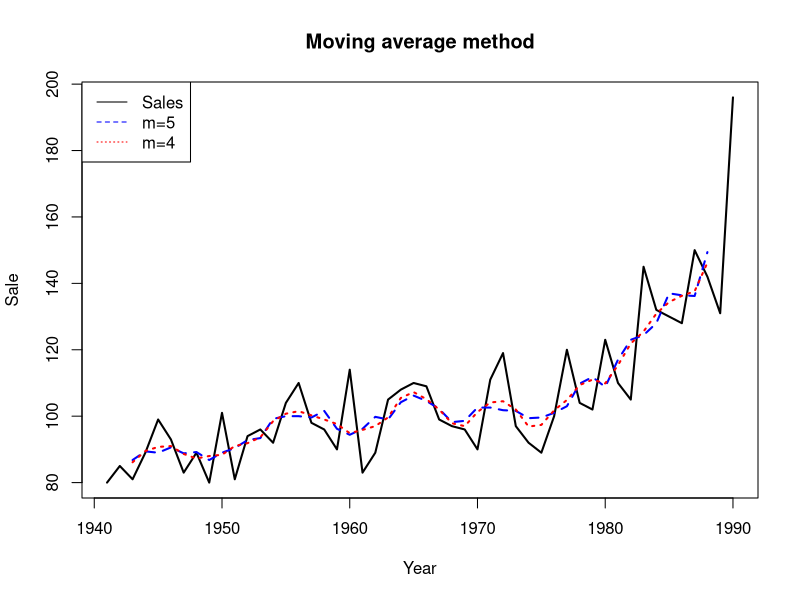

Source code (R):
#install.packages("zoo")
library(zoo)

#Assigning year data
Year<-1941:1990;Year


#Assigning sales data
Sales<-c(80,85,81,89,99,93,83,89,80,101,81,94,96,92,104, 
         + 110,98,96,90,114,83,89,105,108,110,109,99,97,96,90,111, 
         + 119,97,92,89,100,120,104,102,123,110,105,145,132,130,128, 
         + 150,142,131,196);Sales


length(Sales)

#Computing the moving averages of period 5
# using rollmean function

MovAvgO = rollmean(x=Sales, k=5) 

print(MovAvgO)

length(MovAvgO)


#Computing moving averages of period 4
MAvg_even<-rollmean(x=Sales, k=4);MAvg_even 

print(MAvg_even)

length(MAvg_even)

# Note: To compute the centered moving averages, we should use the 
#rollmean() function twice.

#Computing the centered moving averages
MovAvgE1= rollmean(x=MAvg_even, k=2)

print(MovAvgE1)

length(MovAvgE1)



# Plotting Moving Average

plot(Year,Sales, type='l',lty=1, col='black', lwd=2, 
     xlab='Year', ylab='Sale', main='Moving average method') 
lines(Year[3:48],MovAvgO,lty=2, col='blue', lwd=2) 
lines(Year[3:48],MovAvgE1,lty=3, col='red', lwd=2) 
legend('topleft', lty=1:4, col=c('black','blue','red'), 
       legend=c('Sales','m=5','m=4')) 

